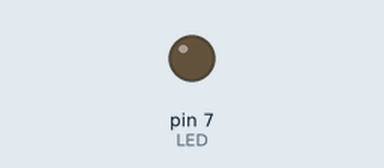
Bench run of a sketch on a simulated Arduino Nano, built with avr-gcc and run on an emulated ATmega328P. On the bench: output pins drawn as LEDs (lit = HIGH). Storage starts empty; what the sketch prints to the serial monitor is not drawn.

Above: at 0.2 s.
Timing chart, 0 to 9.1 s (numbered marks = the images above):
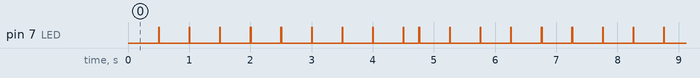

Measured:
- by itself, pin 7 (LED): moves between LOW and HIGH, repeating every 7.0 s

The sketch:

SD.ino
```cpp
#include <Wire.h>
#include <SPI.h>
#include <SD.h>

#define _BV(n) (1<<n)

File myFile;
#define SD_pin 10

#define LED 7


unsigned long timer_ms;
unsigned long timer_info;
unsigned long count_ms;
unsigned long count_s;


void Init_Timer(){
  /*
  Initialisation du Timer,
  le timmer est fait pour une intervalle de 1 seconde,
  une interruption pour l'update se fait toutes les 1ms.

  Pour comprendre, faut se référer à la
    Datasheet ATMEGA48A
  l'init du timer se fait par les registres de ce micro-processeur
  (Celui de l'Arduino Nano) Clk = 16 MHz

  Nous allons utilisez le Timmer 0 pour nous faire notre horloge.
  Le Timmer 1 est utilisé pour les deux servo en pin PWM 9 et 10 par la librairie Servo.
  */
  cli();//stop interrupts

  //set timer0 interrupt at 1kHz
  TCCR0A = 0 | _BV(WGM01); // turn on CTC mode
  TCCR0B = 0 | _BV(CS01) | _BV(CS00); //Set the prescale 1/64 clock
  TIMSK0 |= _BV(OCIE0A); //Set the interrupt request
  // set compare match register for 1khz increments
  OCR0A = 249;// = (16*10^6) / (1000*64) - 1 (must be <256)


  sei(); //Enable interrupt
  // Init variable timer
  timer_ms = 0;
  timer_info = 0;
  count_ms = 0;
  count_s = 0;
}

void Init_Sensor(){
  /*
  Initialisation de la partie capteur

  Avec 1 carte SD
       1 accelerometre 3 axes
       1 gyroscope 3 axes
       1 capteur de température
  */
  SD.begin(SD_pin);
  pinMode(LED, OUTPUT);
}

void Transfert_Info(unsigned long nb_ms){
  /*
  Fonction qui envoie l'ensemble des données des capteurs sur la Carte SD
  Permet également de gérer l'horloge personnalisé (secondes:milliseconde).

  L'écriture sur la carte se fait toutes les nb_ms

  Input :
    unsigned long nb_ms -> Nombre de millis pour l'écriture
  */
  if (count_ms >= 1000){
    count_ms-=1000;
    count_s++;
  }

  if (timer_info >= nb_ms){
    digitalWrite(LED, HIGH);
    timer_info = 0;
    myFile = SD.open("test.txt", FILE_WRITE);

    myFile.print(count_s);
    myFile.print(":");
    myFile.println(count_ms);

    myFile.close();
    digitalWrite(LED, LOW);
    Serial.println("Ecrit");
  }
}

void setup() {
  Init_Timer();
  Init_Sensor();
  Serial.begin(9600);

  Serial.println("Initialisation Finis");

  myFile.println("Initialisation Finis");
  count_ms = 0;
  count_s = 0;
}

void loop() {
    Transfert_Info(500);
}

ISR(TIMER0_COMPA_vect){    //This  is the interrupt request
  timer_ms++;
  count_ms++;
  timer_info++;
}
```
